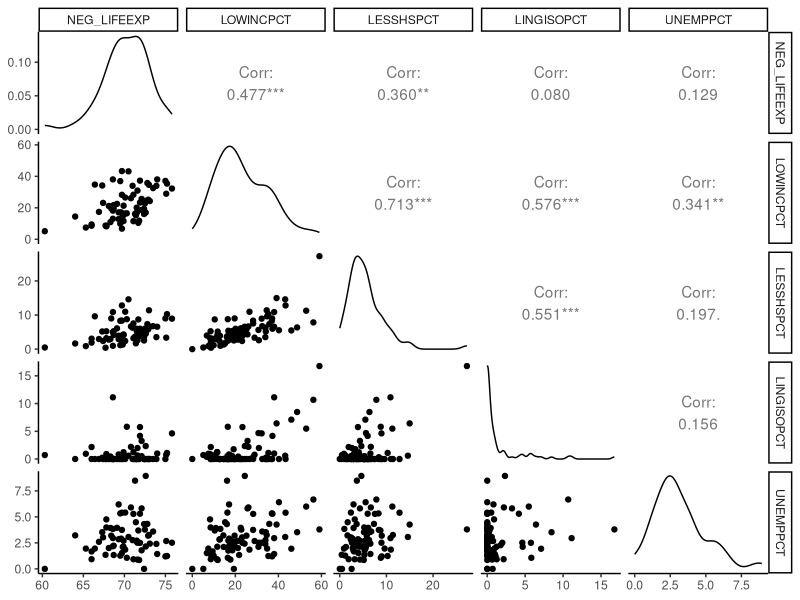

Recreate this plot in R. (Note: this script raises an error after producing the figure.)
## ---- chunk 1
knitr::opts_chunk$set(fig.align = 'center',
                      fig.width = 5, fig.height = 4,
                      collapse = TRUE, comment = "#>")
## ---- chunk 2
library(tidyverse)
library(GGally)
library(readr)
## ---- chunk 3
theme_set(theme_classic())
## ---- chunk 4
data_folder <- "Original_Data"
gis_folder <- "GIS_Data"
dir.create(file.path(getwd(), 'figures'), showWarnings = FALSE)
## ---- chunk 5
cb_indexes <- read_csv("cb_tracts_indexes.csv",    
                     col_types = paste0('cdd--', rep('d', 23)))
## ---- chunk 6
summary(cb_indexes[,4:10])
## ---- chunk 7
cb_indexes %>%
  select( "NEG_LIFEEXP", "LOWINCPCT", "LESSHSPCT", "LINGISOPCT","UNEMPPCT" ) %>%
  ggpairs(progress = FALSE)
## ---- chunk 8
summary(cb_indexes[,11:15]) 
## ---- chunk 9
cb_indexes %>%
  select( c(P_NEG_LIFEEXP:P_UNEMPPCT)) %>%
  ggpairs(progress = FALSE)
## ---- chunk 10
summary(cb_indexes[,21:26])
## ---- chunk 11
cb_indexes %>%
  select( Index_1:PCA_Index_V2) %>%
  ggpairs(progress = FALSE)
